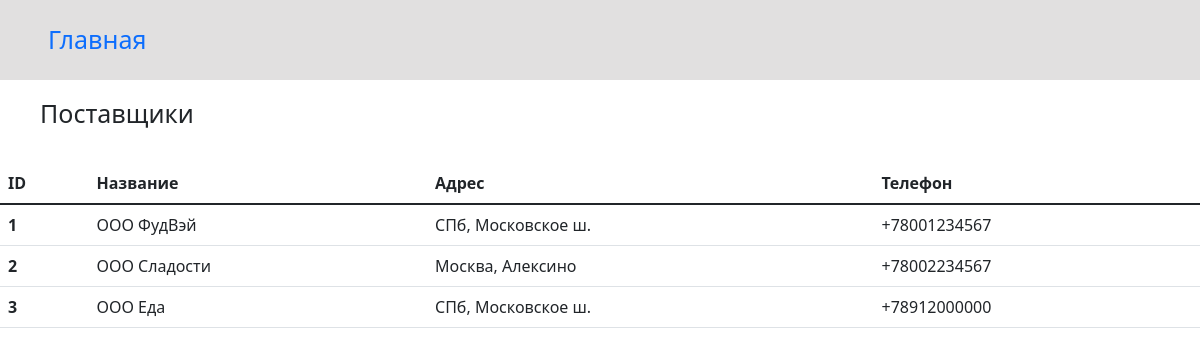
Screenshot of /show_suppliers/ with the database file from the repository.
### store_app/models.py (models this page shows, shortened)
class Supplier(models.Model):
    supplier_name = models.CharField(max_length=100)
    supplier_address = models.CharField(max_length=200, null=True, blank=True)
    supplier_phone = models.CharField(max_length=50)

### store_app/views.py (the view)
# urls.py: path('show_suppliers/', views.show_suppliers),
def show_suppliers(request):
    suppliers = Supplier.objects.all()
    return render(request, "show_suppliers.html", {"suppliers": suppliers})

### templates/show_suppliers.html (shortened to what this page needs)
<!DOCTYPE html>
<html lang="ru">
  <head>
    <link href="https://cdn.jsdelivr.net/npm/bootstrap@5.1.3/dist/css/bootstrap.min.css" rel="stylesheet">
  </head>
  <body>
  <header style="background-color: rgb(225, 224, 224);">
    <div class="text-bg-light p-2">
       <a class="nav-item nav-link" href="/" style="font-size: 25px; padding: 13px 40px;">Главная</a>
    </div>
  </header>
  <main>
    <p style="font-size: 25px; padding: 15px 40px;">Поставщики</p>
  <table class="table table-hover">
  <thead>
    <tr>
      <th scope="col">ID</th>
      <th scope="col">Название</th>
      <th scope="col">Адрес</th>
      <th scope="col">Телефон</th>
    </tr>
  </thead>
    <tbody>
      {% for supplier in suppliers %}
      <tr>
        <th scope="row">{{supplier.id}}</th>
        <td>{{supplier.supplier_name}}</td>
        <td>{{supplier.supplier_address}}</td>
        <td>{{supplier.supplier_phone}}</td>
      </tr>
      {% endfor %}
    </tbody>
  </table>
  </main>
  </body>
</html>

### rows the page displays
Supplier: id "1", supplier_name "ООО ФудВэй", supplier_address "СПб, Московское ш.", supplier_phone "+78001234567"
Supplier: id "2", supplier_name "ООО Сладости", supplier_address "Москва, Алексино", supplier_phone "+78002234567"
Supplier: id "3", supplier_name "ООО Еда", supplier_address "СПб, Московское ш.", supplier_phone "+78912000000"
